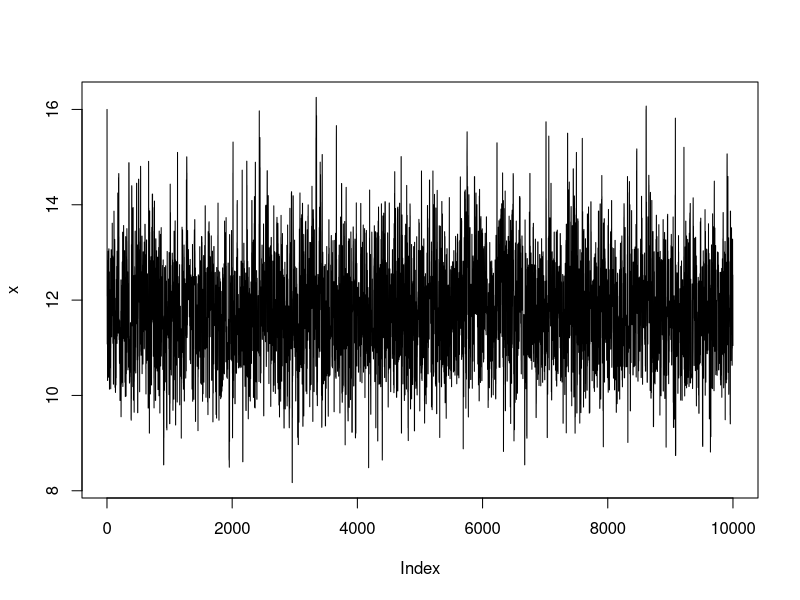
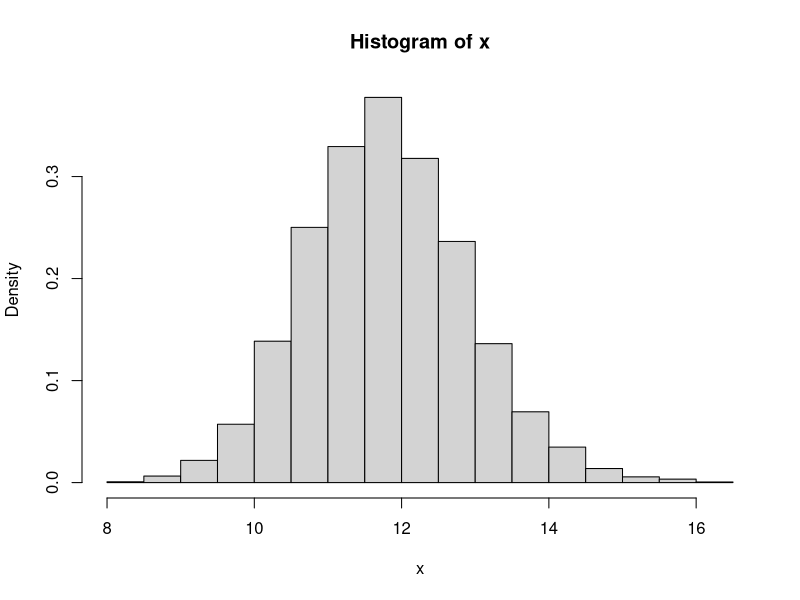
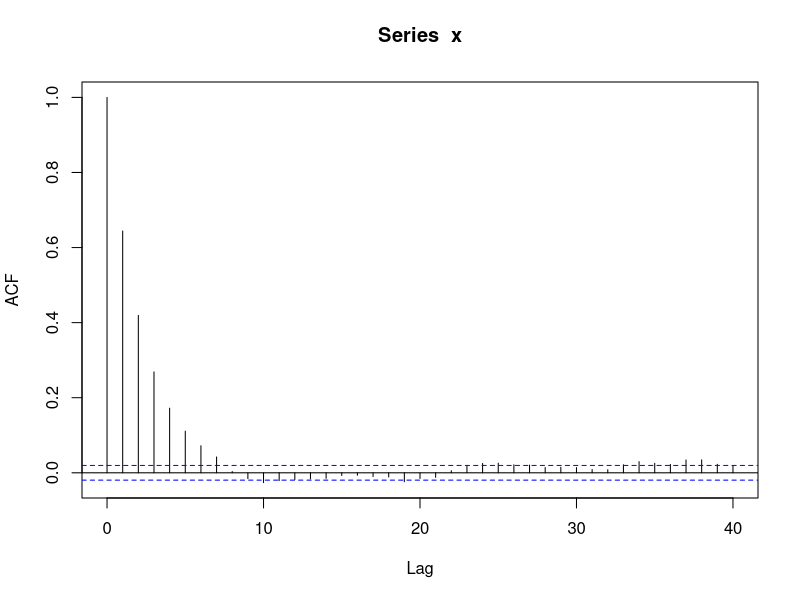
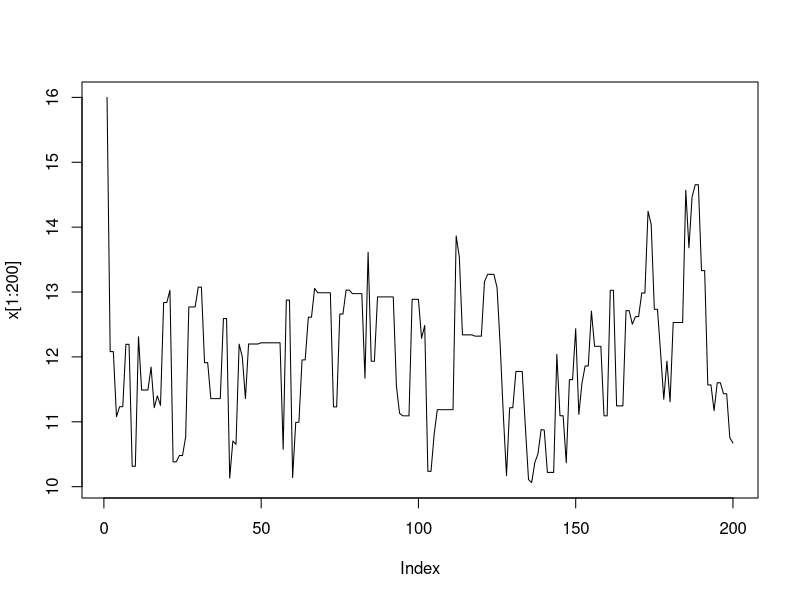
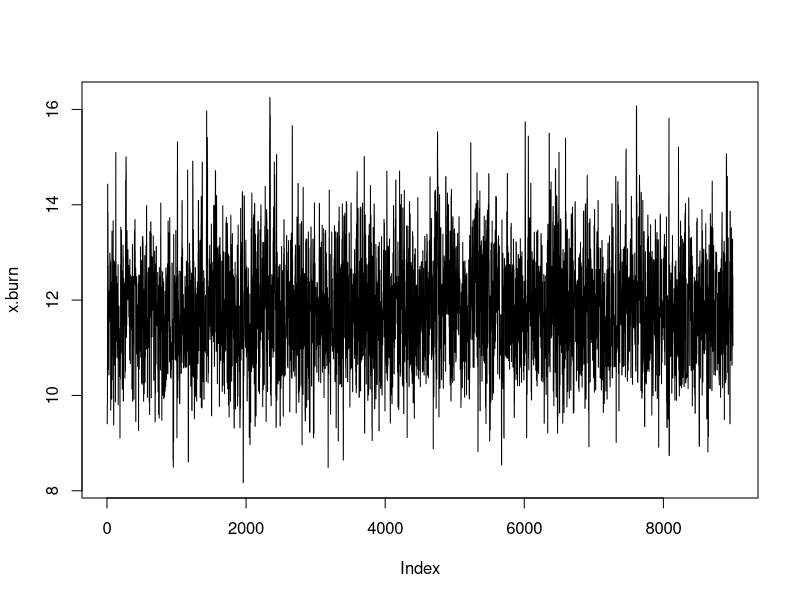
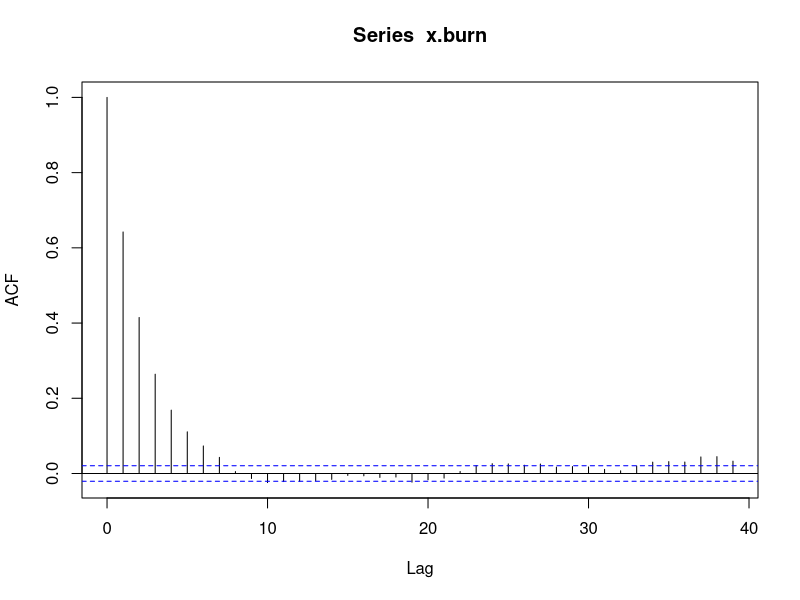
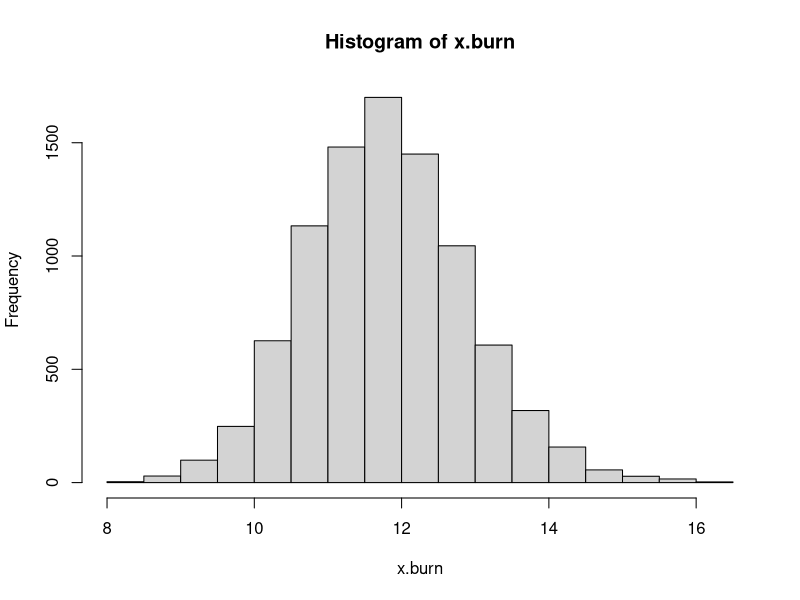

Here is the R script that generated these plots, in order:
# Last updated November 3rd 2011
# MCMC for simulating from posterior for a poisson distribution for the number of sex comb teeth in Drosophila (which is discrete and constrained to be positive)


# This is not a very efficient algorithm, but I have sacrificed efficiency for clarity ( I HOPE). In particular this is a very simple version using the Metropolis sampler algorithm.

# Currently I am doing this without an explicit function for the prior, just the likelihood.
# However that does not mean there is not a prior that is implied. Indeed, hopefully it will be clear from the lecture that implicitly I am using a flat prior, where the probability is uniform across the entire range of possible parameter values. When this is the case, the prior will divide out when calculating A. THis approach is useful for teaching purposes, however it can lead to instability in the behaviour. So it is best to explicitly write in the prior (which we will do in the next R tutorial)




# let's take a look at the first 10 observations of a data set for the number of sex-comb teeth from the fruit-fly Drosophila melanogaster
SCT.sample.2 <- c(9,13,11,12,14,11,12,10,12,13)
length(SCT.sample.2)
mean(SCT.sample.2)
min(SCT.sample.2)
max(SCT.sample.2)


######
# You may want to take a look about at the step by step introduction to MLE as well (in case you forgot)

# We are going to create a little support function "lik" to compute the likelihood
# note we are not log transforming the probabilities. However with larger sample sizes, the probabilities become vanishingly small and as far as the computer is concerned = 0. So for larger sample sizes you need to log transform the probabilities.
 
 lik <- function(x) {
 sample.prob.2 <- dpois(x=SCT.sample.2, lambda=x)
 prod(sample.prob.2) # multiplying probabilities, not adding since we did not take the log on the previous line
 }
 
 # try a few values to convince yourself that the highest probability is close to mean(SCT.sample), and the probability decreases away from this. 
 
# The likelihood we have written at the moment is the "target function"
###################

# Before we go on to do the actual computation, let's remind ourselves of the algorithm for the Metropolis sampler.
 ####
 ###FILL ME IN
 
########################

# Next, we will program a Metropolis Sampler scheme to sample
# from a distribution proportional to the target distribution 

# A is the acceptance probability for "accepting the proposed value for the parameter given the "current value".
n=10000 # # of monte carlo iterations
x = rep(0,n) # a vector with n values of 0. This replaces any previous values of x.

#Initialize with our starting value
x[1] = 16

# now if you type x, the first number in the vector  is 16, followed by 9999 0s.



# Here is the meat of the sampler, written as a for loop. Remember that the current value x[t] only depends on  what happened in the previous iteration x[t-1].


for(i in 2:n) {
  currentx = x[i-1]
  proposedx = currentx + rnorm(1,mean=0,sd=2) # the jump from the old value to the proposed new value
  ifelse(proposedx >0, proposedx,0) # constrains the proposedx (lambda) to be 0 or greater

  A = lik(proposedx)/lik(currentx) 

  if(runif(1)<A){
   x[i] = proposedx       # accept move with probability min(1,A). 
     } else {
   x[i] = currentx        # otherwise "reject" move, and stay where we are
}
}



  # Let's examine what we have done above
  
  #First we are making our initial value of x (3) our "currentx". 
  
  #We then make a proposed new value by taking our current value and adding some random value to it ( in this case from a normal distribution with mean=0 and sd=1).
  
  # We computer our acceptance probability as the ratio of the proposed values to the current value (this is A).
  
  #  We then accept the proposed value with probability min(1,A). 
  # This means that if A > 1 (the proposedx gives a higher probability of fitting the data) we accept the proposedx.
  # If A < 1, we accept the proposedx with probability A. Computationally this means we compare A to a random number between 0 and 1 (from a uniform distribution on 0 to 1).
  
  # If A is greater than  this random value then we accept the move to our proposed value, otherwise we reject it and stay where we are. 
  
  #We will always accept currentx when it is a better fit (A >=1), and we still accept it if the ratio A is greater than runif(1).
  
  # the idea here is that if we are in a low probability region of our target distribution, we will tend to accept the new 
  #  proposed values more often (and thus move). However if we are in a region of higher probability, new proposed values will    
  # tend to be only move us out of this region, so they will be rejected more often. The consequence of this approach is that 
  # more "mass" from the MCMC will be in regions of higher probabilities, approximating the posterior distribution.

# note that x is a realisation of a Markov Chain (it only depends on x[i-1])

# we can make a few plots of x:
plot(x, type="l")
hist(x,prob=T) # scales histogram so that density equals=1
acf(x) #plotting correlation between successive values of X - lag is # steps

mean(x)
sd(x)

#let us look at the first few hundred iterations to see if there if we require some burn in time.
plot(x[1:200], type="l")


# we can remove the burn in (i.e. to remove the effect of the starting values)

#  Remove the first 1000 iterations
x.burn <- x[1001:10000]
length(x.burn)
plot(x.burn, type="l")

# This can reduce the autocorrelation
acf(x.burn)
hist(x.burn)
mean(x.burn)
var(x.burn)

#Posterior mode (to compare to likelihood)
approx_mode.fun <- function(x)
{
   den <- density(x) # approximate density of posterior
   den.1 <- den[[2]] # extract heights of approximate density, double brackets [[]] extracts from list 
   max.den <- as.numeric(which.max(den.1)) # find the index for the maximum height of the density
   den.2 <- den[[1]] # extract data values corresponding to density
   den.2[max.den] # Approximate mode 
}

approx_mode.fun(x.burn)
mean(SCT.sample.2) # compare with mean. Pretty similar even without thinning.

 # exercise1 .. playing with starting values, or jump size. DO things converge to the same stationary distribution?
